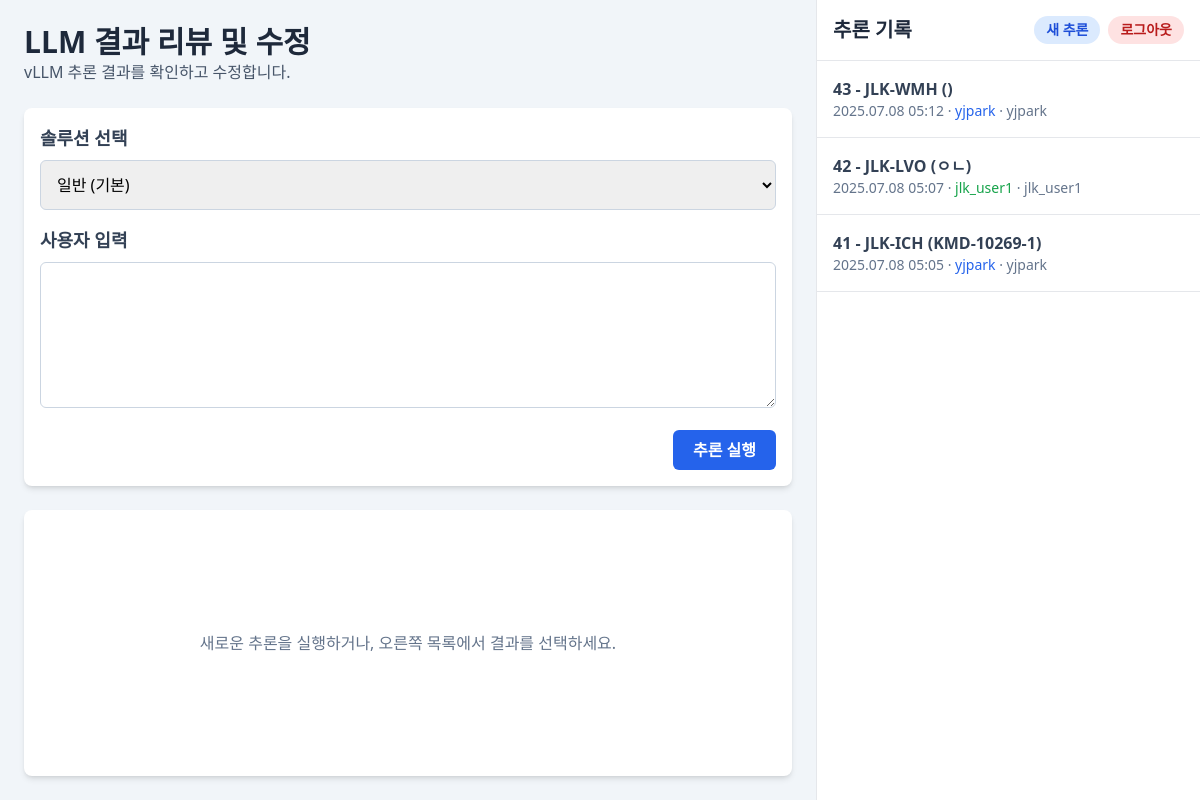
Before: /editor/ (signed in) with the older database file.
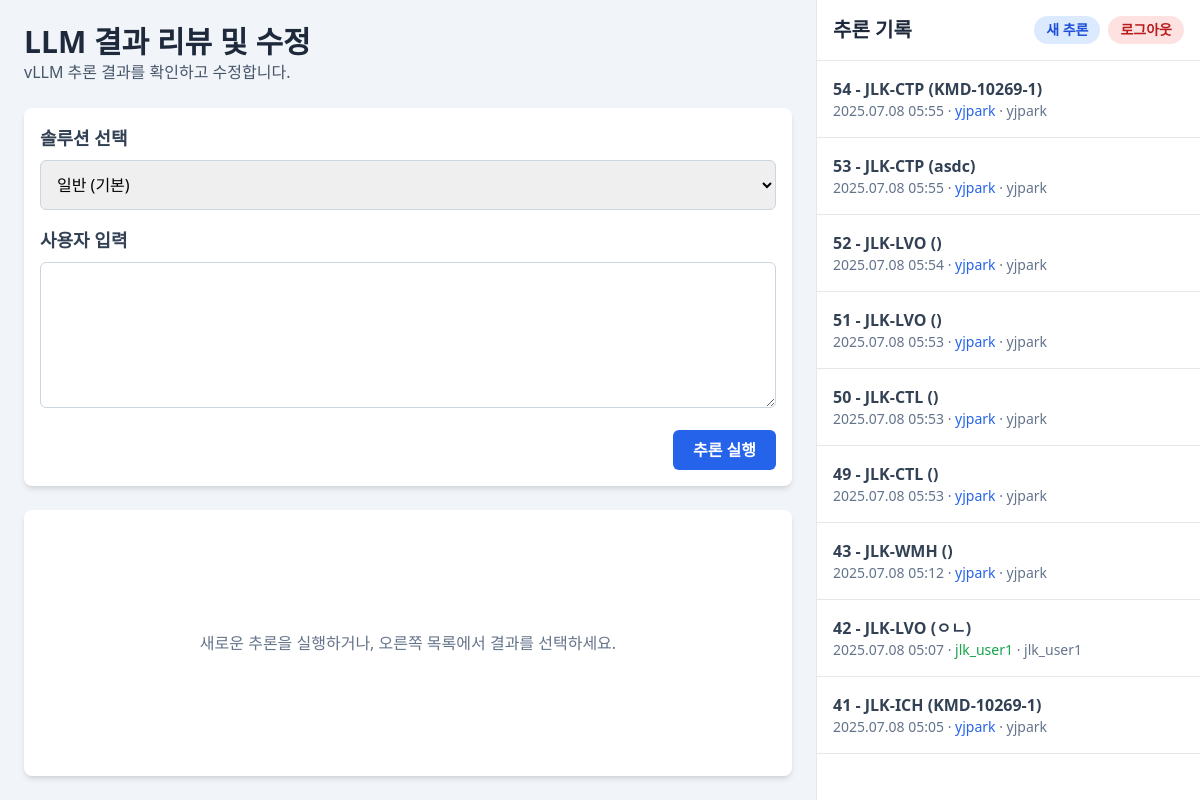
After: the same page with the newer database file.
### editor/models.py (models this page shows, shortened)
class InferenceResult(models.Model):
    prompt = models.TextField("프롬프트 요약")
    original_text = models.TextField("원본 추론 결과 (Raw Text)")
    edited_text = models.TextField("수정된 텍스트 (Raw Text)", blank=True)
    parsed_result = models.JSONField("파싱된/수정된 결과", null=True, blank=True)
    patient_id = models.CharField("환자ID", max_length=100, blank=True)
    solution_name = models.CharField("솔루션 이름", max_length=100, blank=True)
    last_modified_by = models.ForeignKey(
        settings.AUTH_USER_MODEL,
        null=True,
        blank=True,
        on_delete=models.SET_NULL,
        verbose_name="마지막 수정자",
        related_name="modified_results",
    )
    created_at = models.DateTimeField("생성 시각", default=timezone.now)

### editor/views.py (the view)
# urls.py: path('', views.main_editor_view, name='main_editor'),
@login_required
def main_editor_view(request, result_id=None):
    all_results = InferenceResult.objects.order_by('-created_at')
    current_result = None
    if result_id:
        current_result = get_object_or_404(InferenceResult, pk=result_id)
    for res in all_results:
        if res.last_modified_by:
            res.user_color = get_user_color(res.last_modified_by.username)
        else:
            res.user_color = ''
    if current_result and current_result.last_modified_by:
        current_result.user_color = get_user_color(current_result.last_modified_by.username)
    context = {
        'all_results': all_results,
        'current_result': current_result,
        'solutions_data': SOLUTIONS_DATA,
        'user_color': get_user_color(request.user.username),
    }
    return render(request, 'editor/main_editor.html', context)

### editor/utils.py (called while the page is built)
def get_user_color(username: str) -> str:
    return USER_COLORS[hash(username) % len(USER_COLORS)]

### editor/templates/editor/main_editor.html (shortened to what this page needs)
<!DOCTYPE html>
<html lang="ko">
{% load diff_tags %}
<head>
    <script src="https://cdn.tailwindcss.com"></script>
</head>
<body class="bg-slate-100">
<div class="flex h-screen">
    <div class="flex-grow flex flex-col p-4 md:p-6 space-y-6 overflow-y-auto">
        <header>
            <h1 class="text-3xl font-bold text-slate-800">LLM 결과 리뷰 및 수정</h1>
            <p class="text-slate-600">vLLM 추론 결과를 확인하고 수정합니다.</p>
        </header>
        <div id="input-form-container" class="bg-white p-4 rounded-lg shadow-md {% if current_result %}hidden{% endif %}">
            <form action="{% url 'editor:create_inference' %}" method="post" enctype="multipart/form-data">
                <div class="mb-4">
                    <label for="solution" class="block text-lg font-semibold mb-2 text-slate-700">솔루션 선택</label>
                    <select name="solution" id="solution" class="w-full p-3 border border-slate-300 rounded-md">
                        <option value="default">일반 (기본)</option>
                    </select>
                </div>
                <div id="default-prompt-area">
                    <label for="prompt" class="block text-lg font-semibold mb-2 text-slate-700">사용자 입력</label>
                    <textarea name="prompt" id="prompt" rows="5" class="w-full p-3 border border-slate-300 rounded-md"></textarea>
                </div>
                <div class="text-right mt-4">
                    <button type="submit" class="bg-blue-600 text-white font-bold py-2 px-5 rounded-md hover:bg-blue-700">추론 실행</button>
                </div>
            </form>
        </div>
        <div class="flex-grow bg-white p-4 rounded-lg shadow-md flex flex-col">
            {% if current_result %}
            <form id="edit-form" action="{% url 'editor:save_edit' current_result.id %}" method="post" class="flex-grow flex flex-col">
                {% csrf_token %}
                <div class="mb-4">
                    <h2 class="text-xl font-bold text-slate-800">결과 보기 및 수정 (ID: {{ current_result.id }})</h2>
                    <p class="text-sm text-slate-500 mt-1">
                        <strong>환자 ID:</strong> {{ current_result.patient_id }}
                        <strong class="ml-4">솔루션:</strong> {{ current_result.solution_name }}
                        {% if current_result.last_modified_by %}
                            <span class="ml-4"><strong>수정자:</strong> <span class="{{ current_result.user_color }}">{{ current_result.last_modified_by.username }}</span></span>
                        {% endif %}
                    </p>
                    {% if not current_result.edited_text|json_equal:current_result.original_text %}
                    <div class="mt-2 p-2 bg-slate-50 rounded">
                        <pre class="whitespace-pre-wrap text-sm">{% json_history_diff current_result %}</pre>
                    </div>
                    {% endif %}
                </div>
                {% if current_result.images.all %}
                <div class="mb-4 p-4 bg-slate-50 rounded-lg border">
                    <h3 class="font-semibold text-lg mb-2">첨부된 이미지</h3>
                    <div class="flex flex-wrap gap-4">
                    {% for img in current_result.images.all %}
                        <div class="text-center">
                            <img src="{{ img.image.url }}" alt="{{ img.image.name }}" class="zoomable-image h-32 w-32 object-cover rounded-md shadow-md cursor-pointer hover:opacity-80 transition-opacity">
                            <p class="text-xs text-slate-500 mt-1 truncate w-32">{{ img.image.name|cut:"inference_images/" }}</p>
                        </div>
                    {% endfor %}
                    </div>
                </div>
                {% endif %}
                {% if current_result.parsed_result %}
                <div class="mb-4 p-4 bg-slate-50 rounded-lg border space-y-4">
                    <h3 class="font-semibold text-lg mb-2">구조화된 결과 수정</h3>
                    <fieldset class="border-t border-slate-200 pt-4">
                        <legend class="text-base font-semibold text-slate-800">환자 정보</legend>
                        <div class="grid grid-cols-1 sm:grid-cols-2 md:grid-cols-3 lg:grid-cols-5 gap-4 items-end mt-2">
                            <div><label class="block text-sm font-medium text-gray-500">환자ID</label><input type="text" name="환자ID" value="{{ current_result.parsed_result.환자ID|default_if_none:'' }}" class="editable-field mt-1 block w-full p-2 border rounded-md"></div>
                            <div><label class="block text-sm font-medium text-gray-500">성별</label><input type="text" name="성별" value="{{ current_result.parsed_result.성별|default_if_none:'' }}" class="editable-field mt-1 block w-full p-2 border rounded-md"></div>
                            <div><label class="block text-sm font-medium text-gray-500">나이</label><input type="number" name="나이" value="{{ current_result.parsed_result.나이|default_if_none:'' }}" class="editable-field mt-1 block w-full p-2 border rounded-md"></div>
                            <div><label class="block text-sm font-medium text-gray-500">영상 종류</label><input type="text" name="영상_종류" value="{{ current_result.parsed_result.영상_종류|default_if_none:'' }}" class="editable-field mt-1 block w-full p-2 border rounded-md"></div>
                            <div class="lg:col-span-2"><label class="block text-sm font-medium text-gray-500">검사 일시</label><input type="datetime-local" name="검사_일시" value="{{ current_result.parsed_result.검사_일시|default_if_none:'' }}" class="editable-field mt-1 block w-full p-2 border rounded-md"></div>
                        </div>
                    </fieldset>
                    {% with jlk_result=current_result.parsed_result.JLK_결과 %}
                    <fieldset class="border-t border-slate-200 pt-4">
                        <legend class="text-base font-semibold text-slate-800">JLK 결과</legend>
                        <div class="grid grid-cols-1 md:grid-cols-2 gap-4 mt-2">
                            <div><label class="block text-sm font-medium text-gray-500">병변 위치 (Vessel)</label><input type="text" name="JLK_결과__Lesion_Location_Vessel_territory" value="{{ jlk_result.Lesion_Location_Vessel_territory|default_if_none:'' }}" class="editable-field mt-1 block w-full p-2 border rounded-md"></div>
                            <div><label class="block text-sm font-medium text-gray-500">병변 위치 (Anatomic)</label><input type="text" name="JLK_결과__Lesion_Location_Anatomic_location" value="{{ jlk_result.Lesion_Location_Anatomic_location|default_if_none:'' }}" class="editable-field mt-1 block w-full p-2 border rounded-md"></div>
                            <div class="md:col-span-2"><label class="block text-sm font-medium text-gray-500">병변 위치 (Direction)</label><input type="text" name="JLK_결과__Lesion_Location_Direction" value="{{ jlk_result.Lesion_Location_Direction|default_if_none:'' }}" class="editable-field mt-1 block w-full p-2 border rounded-md"></div>
                            <div class="md:col-span-2"><label class="block text-sm font-medium text-gray-500">정량적 결과</label><textarea name="JLK_결과__정량적_결과" rows="3" class="editable-field mt-1 block w-full p-2 border rounded-md">{{ jlk_result.정량적_결과|default_if_none:'' }}</textarea></div>
                        </div>
                    </fieldset>
                    {% endwith %}
                    <fieldset class="border-t border-slate-200 pt-4">
                        <legend class="text-base font-semibold text-slate-800">종합적 결과</legend>
                        <div class="mt-2">
                            <textarea name="종합적_결과" rows="5" class="editable-field mt-1 block w-full p-2 border rounded-md">{{ current_result.parsed_result.종합적_결과|default_if_none:'' }}</textarea>
                        </div>
                    </fieldset>
                </div>
                {% endif %}
                <div class="flex justify-end items-center mt-4 space-x-2">
                    <button type="submit" formaction="{% url 'editor:delete_result' current_result.id %}" class="bg-red-600 text-white font-bold py-2 px-4 rounded-md" onclick="return confirm('정말로 삭제하시겠습니까?');">삭제</button>
                    <button type="submit" class="bg-green-600 text-white font-bold py-2 px-4 rounded-md">저장하기</button>
                </div>
            </form>
            {% else %}
            <div class="flex items-center justify-center h-full text-slate-500">
                <p>새로운 추론을 실행하거나, 오른쪽 목록에서 결과를 선택하세요.</p>
            </div>
            {% endif %}
        </div>
    </div>
<div class="w-1/3 max-w-sm bg-white border-l h-full flex flex-col flex-shrink-0">
        <div class="p-4 border-b flex justify-between items-center">
            <h2 class="text-xl font-bold text-slate-800">추론 기록</h2>
            <div class="flex items-center space-x-2">
                <a href="{% url 'editor:main_editor' %}" class="bg-blue-100 text-blue-700 text-sm font-bold py-1 px-3 rounded-full hover:bg-blue-200">새 추론</a>
                {% if user.is_authenticated %}
                    <form action="{% url 'logout' %}" method="post" class="inline">
                        <button type="submit" class="bg-red-100 text-red-700 text-sm font-bold py-1 px-3 rounded-full hover:bg-red-200">로그아웃</button>
                    </form>
                {% endif %}
            </div>
        </div>
        <ul class="overflow-y-auto flex-grow">
            {% for result in all_results %}
            <a href="{% url 'editor:editor_with_id' result.id %}" class="block">
                <li class="p-4 border-b hover:bg-slate-50 {% if current_result.id == result.id %}bg-blue-100{% endif %}">
                    <p class="font-semibold text-slate-700 truncate">{{ result.id }} - {{ result.solution_name }} ({{ result.patient_id }})</p>
                    <p class="text-sm text-slate-500">
                        {{ result.created_at|date:"Y.m.d H:i" }}
                        {% if result.last_modified_by %}
                            · <span class="{{ result.user_color }}">{{ result.last_modified_by.username }}</span>
                            · {{ result.last_modified_by.username }}
                        {% endif %}
                    </p>
                </li>
            </a>
            {% empty %}
            <li class="p-4 text-center text-slate-500">기록이 없습니다.</li>
            {% endfor %}
        </ul>
    </div>
</div>
</body>
</html>

Changed rows visible on the page:
added InferenceResult: id "54", solution_name "JLK-CTP", patient_id "KMD-10269-1", created_at "2025.07.08 05:55", last_modified_by.username "yjpark"
added InferenceResult: id "53", solution_name "JLK-CTP", patient_id "asdc", created_at "2025.07.08 05:55", last_modified_by.username "yjpark"
added InferenceResult: id "52", solution_name "JLK-LVO", created_at "2025.07.08 05:54", last_modified_by.username "yjpark"
added InferenceResult: id "51", solution_name "JLK-LVO", created_at "2025.07.08 05:53", last_modified_by.username "yjpark"
added InferenceResult: id "50", solution_name "JLK-CTL", created_at "2025.07.08 05:53", last_modified_by.username "yjpark"
added InferenceResult: id "49", solution_name "JLK-CTL", created_at "2025.07.08 05:53", last_modified_by.username "yjpark"
